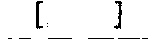
#> input picture result/1/0.jpg, 160 x 39 px; its folder holds only this picture in this run
$ python augmentation.py
#> lines starting #> are read from the running program, lines starting #| are printed output that depends on the picture
import numpy as np
import matplotlib.pyplot as plt
import cv2
import glob
import random

def fill(img, h, w):
    img = cv2.resize(img, (h, w), cv2.INTER_CUBIC)
    return img

def vertical_shift_down(img, ratio=0.0):
    if ratio > 1 or ratio < 0:
        print('Value should be less than 1 and greater than 0')
        return img
    ratio = random.uniform(-ratio, ratio)
    h, w = img.shape[:2]
    to_shift = h*ratio
    if ratio > 0:
        img = img[:int(h-to_shift), :, :]
    img = fill(img, h, w)
    return img

def vertical_shift_up(img, ratio=0.0):
    if ratio > 1 or ratio < 0:
        print('Value should be less than 1 and greater than 0')
        return img
    ratio = random.uniform(0.0, ratio)
    h, w = img.shape[:2]
    to_shift = h*ratio
    if ratio > 0:
        img = img[:int(h-to_shift), :, :]
    img = fill(img, h, w)
    return img

def horizontal_shift(img, ratio=0.0):
    if ratio > 1 or ratio < 0:
        print('Value should be less than 1 and greater than 0')
        return img
    ratio = random.uniform(-ratio, ratio)
    h, w = img.shape[:2]
    to_shift = w*ratio
    if ratio > 0:
        img = img[:, :int(w-to_shift), :]
    if ratio < 0:
        img = img[:, int(-1*to_shift):, :]
    img = fill(img, h, w)
    return img

def create_augment(aug, dir, images, target, dsize):
    for index, fname in enumerate(images):
        print(fname)
        i = 0
        while (i < aug):
            img = cv2.imread(fname)
            img = cv2.resize(img, dsize=dsize, interpolation=cv2.INTER_LINEAR)
            img = horizontal_shift(img, 0.1)
            img = vertical_shift_down(img, 0.1)
            img = vertical_shift_up(img, 0.1)
            file_name = "%s/%s_%s_%s" % (dir, index, i, str(target[index]) + '.jpg')
            cv2.imwrite(file_name, img)
            i = i + 1

aug = 100

dir = 'augmentation/0/'
images = sorted(glob.glob('result/0/*.jpg'))
target = [0,1,0,0,0]
dsize = (40, 135)

create_augment(aug, dir, images, target, dsize)

dir = 'augmentation/1/'
images = sorted(glob.glob('result/1/*.jpg'))
target = [0,0,0,0,0,0,1,0,1,0]
dsize = (50, 135)

create_augment(aug, dir, images, target, dsize)
#> call 2 of create_augment, with aug = 100, dir = 'augmentation/1/', dsize = (50, 135)
#> in create_augment, img is the input picture: shape (39, 160, 3); min 0, max 255, mean 243.1
#> in create_augment (call 2), `img = cv2.resize(img, dsize=dsize, interpolation=cv2.INTER_LINEAR)`:
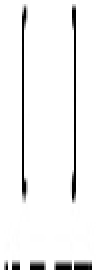
#> img: shape (135, 50, 3) (shown 2 times larger); min 0, max 255, mean 242.2
#> in horizontal_shift, `img = img[:, :int(w-to_shift), :]`:
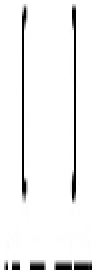
#> img: shape (135, 46, 3) (shown 2 times larger); min 0, max 255, mean 241.1
#> in fill, `img = cv2.resize(img, (h, w), cv2.INTER_CUBIC)`:
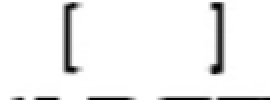
#> img: shape (50, 135, 3) (shown 2 times larger); min 0, max 255, mean 240.9
#> in vertical_shift_down, `img = img[:int(h-to_shift), :, :]`:
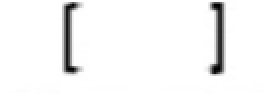
#> img: shape (47, 135, 3) (shown 2 times larger); min 1, max 255, mean 244.8
#> call 2 of fill, with h = 50, w = 135
#> in fill (call 2), `img = cv2.resize(img, (h, w), cv2.INTER_CUBIC)`:
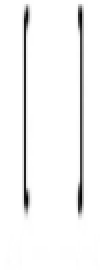
#> img: shape (135, 50, 3) (shown 2 times larger); min 1, max 255, mean 244.7
#> in vertical_shift_up, `img = img[:int(h-to_shift), :, :]`:
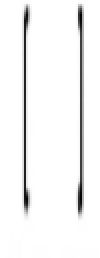
#> img: shape (129, 50, 3) (shown 2 times larger); min 1, max 255, mean 244.2
#> call 3 of fill, with h = 135, w = 50
#> in fill (call 3), `img = cv2.resize(img, (h, w), cv2.INTER_CUBIC)`:
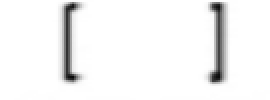
#> img: shape (50, 135, 3) (shown 2 times larger); min 9, max 255, mean 244.2

dir = 'augmentation/2/'
images = sorted(glob.glob('result/2/*.jpg'))
target = [1,2,1,0,0,0]
dsize = (100, 100)

create_augment(aug, dir, images, target, dsize)

dir = 'augmentation/3/'
images = sorted(glob.glob('result/3/*.jpg'))
target = [1,0,1,0,1,0,1,0]
dsize = (100, 155)

create_augment(aug, dir, images, target, dsize)

$ run again, on result/1/6.jpg
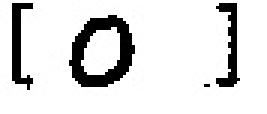
#> input picture result/1/6.jpg, 89 x 38 px (shown 3 times larger)
#> in create_augment, img is the input picture: shape (38, 89, 3); min 0, max 255, mean 221.3
#> in vertical_shift_up, `img = img[:int(h-to_shift), :, :]`:
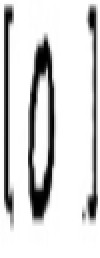
#> img: shape (129, 50, 3) (shown 2 times larger); min 0, max 255, mean 213.6
#> in fill (call 3), `img = cv2.resize(img, (h, w), cv2.INTER_CUBIC)`:
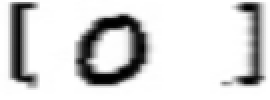
#> img: shape (50, 135, 3) (shown 2 times larger); min 0, max 255, mean 213.5
